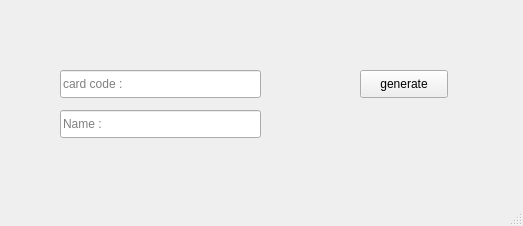
<?xml version="1.0" encoding="UTF-8"?>
<ui version="4.0">
 <class>MainWindow</class>
 <widget class="QMainWindow" name="MainWindow">
  <property name="geometry">
   <rect>
    <x>0</x>
    <y>0</y>
    <width>523</width>
    <height>226</height>
   </rect>
  </property>
  <property name="windowTitle">
   <string>MainWindow</string>
  </property>
  <widget class="QWidget" name="centralwidget">
   <widget class="QLineEdit" name="lineEdit">
    <property name="geometry">
     <rect>
      <x>60</x>
      <y>70</y>
      <width>201</width>
      <height>28</height>
     </rect>
    </property>
    <property name="placeholderText">
     <string>card code :</string>
    </property>
   </widget>
   <widget class="QPushButton" name="pushButton">
    <property name="geometry">
     <rect>
      <x>360</x>
      <y>70</y>
      <width>88</width>
      <height>28</height>
     </rect>
    </property>
    <property name="text">
     <string>generate</string>
    </property>
   </widget>
   <widget class="QLineEdit" name="lineEdit_2">
    <property name="geometry">
     <rect>
      <x>60</x>
      <y>110</y>
      <width>201</width>
      <height>28</height>
     </rect>
    </property>
    <property name="placeholderText">
     <string>Name :</string>
    </property>
   </widget>
  </widget>
  <widget class="QMenuBar" name="menubar">
   <property name="geometry">
    <rect>
     <x>0</x>
     <y>0</y>
     <width>523</width>
     <height>25</height>
    </rect>
   </property>
  </widget>
  <widget class="QStatusBar" name="statusbar"/>
 </widget>
 <resources/>
 <connections/>
</ui>
